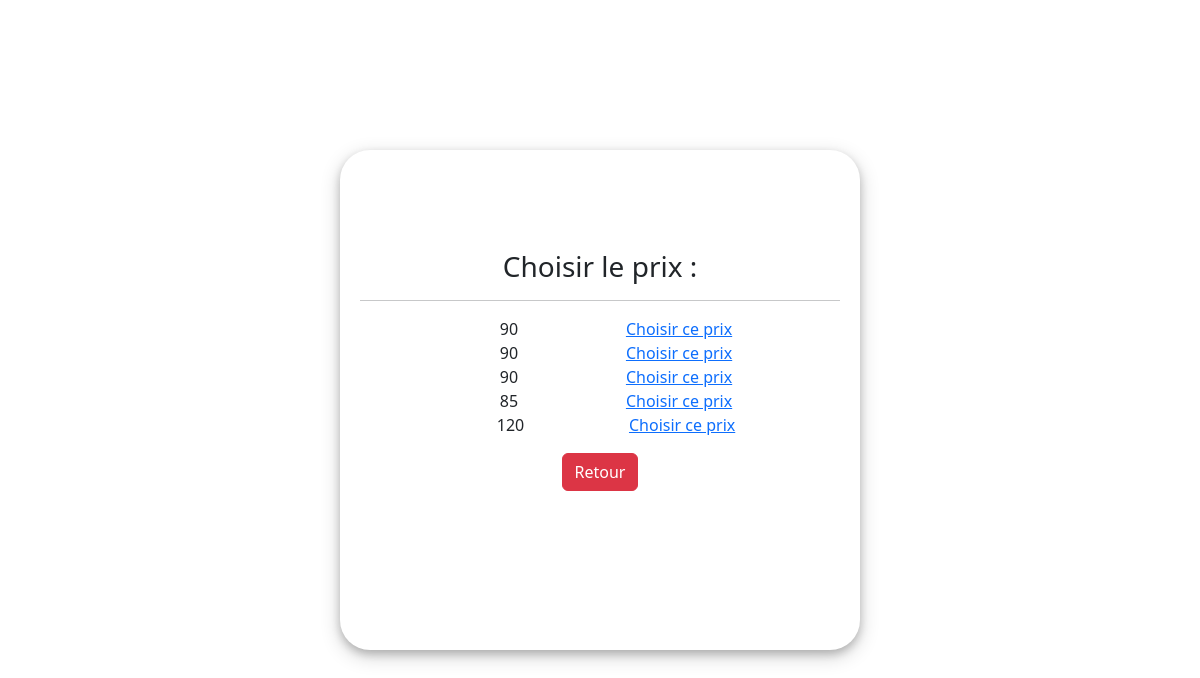
The page /Stocker/ajouter/2 on the database its author committed.
### application/models.py (models this page shows)
class Etablire_facture(models.Model):
    Produits = models.ForeignKey(Product, on_delete = models.CASCADE , related_name= "produitsFACTURE")
    Factures = models.ForeignKey(Facture, on_delete = models.CASCADE , related_name= "facture")
    Qte_Facture = models.IntegerField()
    Prix_HT_Facture = models.IntegerField()
    Prix_Vente_Facture = models.IntegerField()

### application/views.py (the view)
# urls.py: path('Stocker/ajouter/<int:pk>' , views.stocker , name='Stocker_produit'),
def stocker(request , pk):
    if request.method == 'GET':                                                     #Stocker un produit -> Ajouter le prix et la Qte
        produit = Product.objects.get(id = pk)
        request.session['produit_id']= produit.id
        factures = Etablire_facture.objects.all().filter(Produits = produit)        #Récupérer le prix d'après les factures
        produit.Prix_HT_Produit = factures.first().Prix_HT_Facture
        produit.Prix_Vente_Produit = factures.first().Prix_Vente_Facture
        if factures.__len__() >= 1 :                                                #Si plusieurs prix on fait plusieurs inserstions
            list = []
            for facture in factures :
                if facture.Prix_HT_Facture != produit.Prix_HT_Produit & facture.Prix_Vente_Facture != produit.Prix_Vente_Produit:
                    list.append(facture)
            return render(request ,"Stocker.html" , {"list":list})

### application/templates/Stocker.html (shortened to what this page needs)
<!DOCTYPE html>
<html lang="en">
    {%load static%}
<head>
    <link
    href="https://cdn.jsdelivr.net/npm/bootstrap@5.3.0-alpha1/dist/css/bootstrap.min.css"
    rel="stylesheet"
  />
  <link rel="stylesheet" href="{% static 'css/style.css' %}" />
</head>
<body>
    <div class="form-page">
    <h3>Choisir le prix :</h3>
    <hr>
        <ul>
            {% for item in list %}
            <li class="d-flex justify-content-evenly"> {{ item.Prix_HT_Facture }} <a href="{% url 'Stocker_Qte' item.id %}">Choisir ce prix</a>
            {% endfor %}
        </ul>
        <a href="{% url 'Stock' %}" class="btn btn-danger">Retour</a>
    </div>
</body>
</html>

### application/static/css/style.css (style rules this page uses)
.form-page { position: absolute; left: 50%; top: 50%; -webkit-transform: translate(-50%, -50%); transform: translate(-50%, -50%); background-color: #fff; width: 520px; box-shadow: 0 4px 8px 0 rgba(0, 0, 0, 0.2), 0 6px 20px 0 rgba(0, 0, 0, 0.19); border-radius: 30px; padding: 100px 20px; text-align: center; height: 500px; }

### rows shown on the page
Etablire_facture: Prix_HT_Facture "90"
Etablire_facture: Prix_HT_Facture "90"
Etablire_facture: Prix_HT_Facture "90"
Etablire_facture: Prix_HT_Facture "85"
Etablire_facture: Prix_HT_Facture "120"
